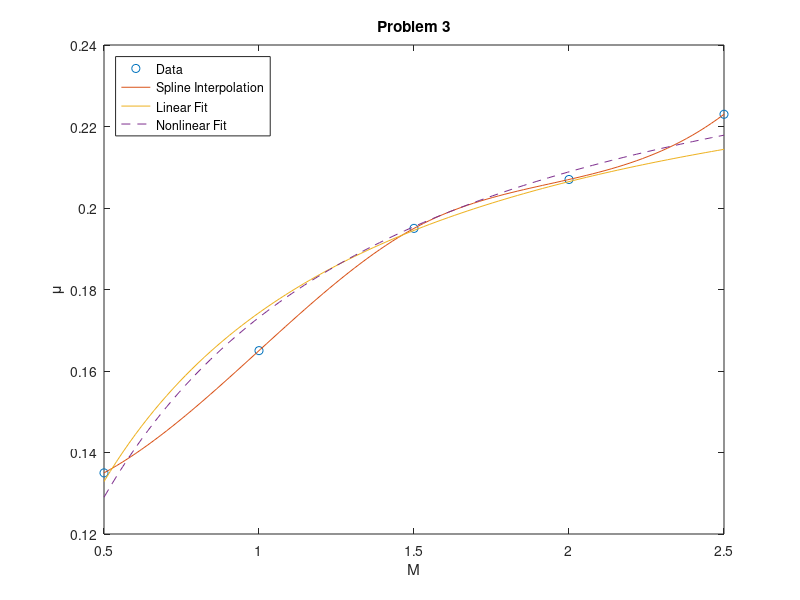

MATLAB code to generate this figure:
function Assignment_5_3
%% Problem 3a: Spline Interpolation
M=[0.5, 1.0, 1.5, 2.0, 2.5];
mu=[0.135, 0.165, 0.195, 0.207, 0.223];
xint = 1.25;
ya = spline(M,mu,xint)
tspan = linspace(min(M),max(M));
yaplot = spline(M,mu,tspan);

%% Problem 3b: Linear Regression
A = [ones(5,1),(1./M)'];
b = (1./mu)';
x = inv(A'*A)*A'*b;

mu_0 = 1/x(1)
alpha = x(2)*mu_0

yb = mu_0*xint/(xint+alpha)
ybplot = mu_0.*tspan./(tspan+alpha);

%% Problem 3c: Nonlinear Fit
guess =[0.2,0.3]; % initial guess for optimization
par = fminunc(@func3b,guess)

yc = func3c(xint)


%% Problem 3d: Plot
figure
plot(M,mu,'o',tspan,yaplot,tspan,ybplot,tspan,func3c(tspan),'--');
legend('Data','Spline Interpolation','Linear Fit','Nonlinear Fit','location','northwest');
xlabel('M');
ylabel('\mu');
title('Problem 3');

    function y = func3a(x)  % evalutaion function
        y = x(1).*M./(M+x(2));
    end
    function d = func3b(x)  % function of squared difference
        yfit = func3a(x);
        e = yfit-mu;
        d = 1/2*dot(e,e);
    end
    function y = func3c(x)
        y = par(1).*x./(x+par(2));
    end
end